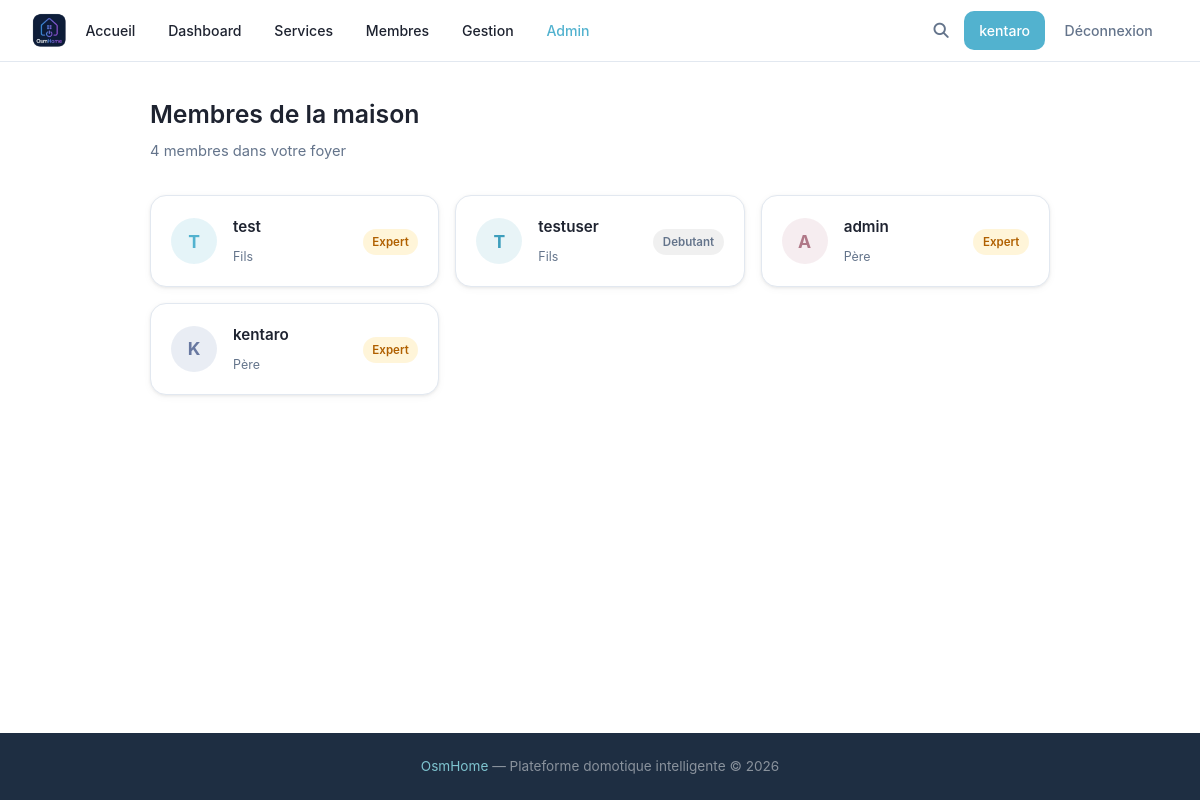
The app's page /members (signed in) with its own data.
### tables this page shows
CREATE TABLE users (
            id INTEGER PRIMARY KEY AUTOINCREMENT,
            username TEXT UNIQUE NOT NULL,
            password TEXT NOT NULL,
            lastname TEXT,
            firstname TEXT,
            age INTEGER,
            gender TEXT,
            birthdate TEXT,
            member_type TEXT,
            photo TEXT,
            level TEXT DEFAULT 'debutant',
            points REAL DEFAULT 0,
            email TEXT,
            email_verified INTEGER DEFAULT 0,
            role TEXT DEFAULT 'simple'
        , actions INTEGER DEFAULT 0, verification_token TEXT);

### main.py (the view)
@app.route('/members')
def membres():
    if 'username' not in flask.session:
        return flask.redirect('/login')
    all_members = utils.getAllMembers()
    return flask.render_template('membres.html', user=flask.session.get('username'), members=all_members)

### main.py (called while the page is built)
@app.context_processor
def inject_types():
    try:
        types = utils.getTypes()
    except Exception:
        types = []
    is_admin = False
    user_level = None
    if flask.session.get('username'):
        u = utils.getUser(flask.session['username'])
        is_admin = bool(u and u['role'] == 'admin')
        user_level = u['level'] if u else None
    return {'types': types, 'is_admin': is_admin, 'user_level': user_level}

### utils.py (called while the page is built)
def openDB() -> sqlite3.Connection:
    if 'db' not in flask.g:
        flask.g.db = sqlite3.connect(BASE)
        flask.g.db.row_factory = sqlite3.Row
    return flask.g.db

def closeDB(_ = None):
    db = flask.g.pop("db", None)
    if db is not None:
        db.close()

def getUser(username: str):
    db = openDB()
    return db.execute(
        'SELECT * FROM users WHERE username = ?',
        (username,)
    ).fetchone()

def getTypes() -> list:
    db = openDB()
    rows = db.execute('SELECT DISTINCT type FROM devices ORDER BY type').fetchall()
    return [row['type'] for row in rows]

def getAllMembers() -> list:
    db = openDB()
    return db.execute(
        'SELECT username, age, gender, birthdate, member_type, level, points FROM users ORDER BY member_type, username'
    ).fetchall()

### templates/membres.html (shortened to what this page needs)
{% extends 'base.html' %}
{% block extra_css %}<link rel="stylesheet" href="{{ url_for('static', filename='css/members.css') }}">{% endblock %}
{% block content %}
<div class="members-page">
    <div class="members-header">
        <h2>Membres de la maison</h2>
        <p>{{ members | length }} membre{{ 's' if members | length > 1 else '' }} dans votre foyer</p>
    </div>
    <div class="members-grid">
        {% for m in members %}
        <a href="/member/{{ m['username'] }}" class="member-card">
            <div class="member-avatar">{{ m['username'][0] | upper }}</div>
            <div class="member-info">
                <h3 class="member-username">{{ m['username'] }}</h3>
                <span class="member-role">{{ m['member_type'] or '—' }}</span>
            </div>
            <div class="member-level">
                <span class="level-badge level-{{ m['level'] }}">{{ m['level'] | capitalize }}</span>
            </div>
        </a>
        {% endfor %}
    </div>
</div>
{% endblock %}

### static/css/style.css (style rules this page uses)
:root { --bg: #ffffff; --surface: #ffffff; --dark: #1e2330; --dark-2: #1c2131; --primary: #52B2CF; --primary-hover: #3d9ebc; --primary-light: rgba(82, 178, 207, 0.12); --accent-2: #7EC4CF; --accent-pink: #D4AFB9; --accent-lavender: #D1CFE2; --accent-powder: #9CADCE; --muted: #64748b; --white: #ffffff; --border: #e2e8f0; --shadow: 0 1px 3px rgba(0,0,0,.07), 0 2px 8px rgba(0,0,0,.04); --shadow-md: 0 4px 14px rgba(0,0,0,.09), 0 2px 6px rgba(0,0,0,.05); --radius: 10px; --radius-sm: 5px; --radius-lg: 16px; --danger: #ea4335; }
* { margin: 0; padding: 0; box-sizing: border-box; }
html { min-height: 100%; scroll-behavior: smooth; }
body { min-height: 100vh; display: flex; flex-direction: column; font-family: 'Google Sans', 'Inter', system-ui, -apple-system, BlinkMacSystemFont, 'Segoe UI', Roboto, sans-serif; background: var(--bg); color: var(--dark); line-height: 1.65; }
a { color: inherit; text-decoration: none; }
h1, h2, h3, h4, h5 { color: var(--dark); margin-bottom: 0.5rem; font-weight: 600; }
p { color: var(--muted); margin-bottom: 1rem; }
.level-badge { display: inline-block; padding: 0.22rem 0.6rem; border-radius: 999px; font-size: 0.72rem; font-weight: 600; white-space: nowrap; }
.level-debutant { background: rgba(0,0,0,0.06); color: var(--muted); }
.level-expert { background: rgba(251,188,4,0.15); color: #b06000; }

### static/css/members.css (style rules this page uses)
.members-page { width: min(900px, 92%); margin: 2rem auto 4rem; }
.members-header { margin-bottom: 2rem; }
.members-header h2 { font-size: 1.55rem; color: var(--dark); margin-bottom: 0.25rem; }
.members-header p { color: var(--muted); font-size: 0.92rem; margin: 0; }
.members-grid { display: grid; grid-template-columns: repeat(3, 1fr); gap: 1rem; }
.member-card { display: flex; align-items: center; gap: 1rem; background: var(--surface); border: 1px solid var(--border); border-radius: var(--radius-lg); box-shadow: var(--shadow); padding: 1.1rem 1.25rem; text-decoration: none; color: inherit; transition: box-shadow 0.2s, border-color 0.2s; }
.member-avatar { width: 46px; height: 46px; border-radius: 50%; background: rgba(82,178,207,0.15); color: #52B2CF; display: flex; align-items: center; justify-content: center; font-size: 1.1rem; font-weight: 700; flex-shrink: 0; }
.member-card:nth-child(4n+2) .member-avatar { background: rgba(126,196,207,0.18); color: #3d9ebc; }
.member-card:nth-child(4n+3) .member-avatar { background: rgba(212,175,185,0.22); color: #b07888; }
.member-card:nth-child(4n+4) .member-avatar { background: rgba(156,173,206,0.22); color: #6878a0; }
.member-info { flex: 1; min-width: 0; }
.member-username { font-size: 0.95rem; font-weight: 600; color: var(--dark); margin: 0 0 0.2rem 0; white-space: nowrap; overflow: hidden; text-overflow: ellipsis; }
.member-role { font-size: 0.78rem; color: var(--muted); text-transform: capitalize; }

### records on screen
users: username "T", username "test", member_type "Fils", level "Expert"
users: username "T", username "testuser", member_type "Fils", level "Debutant"
users: username "A", username "admin", member_type "Père", level "Expert"
users: username "K", username "kentaro", member_type "Père", level "Expert"

### other values on screen
{{ user }} "kentaro"
{{ members | length }} "4"
{{ 's' if members | length > 1 else '' }} "s"
